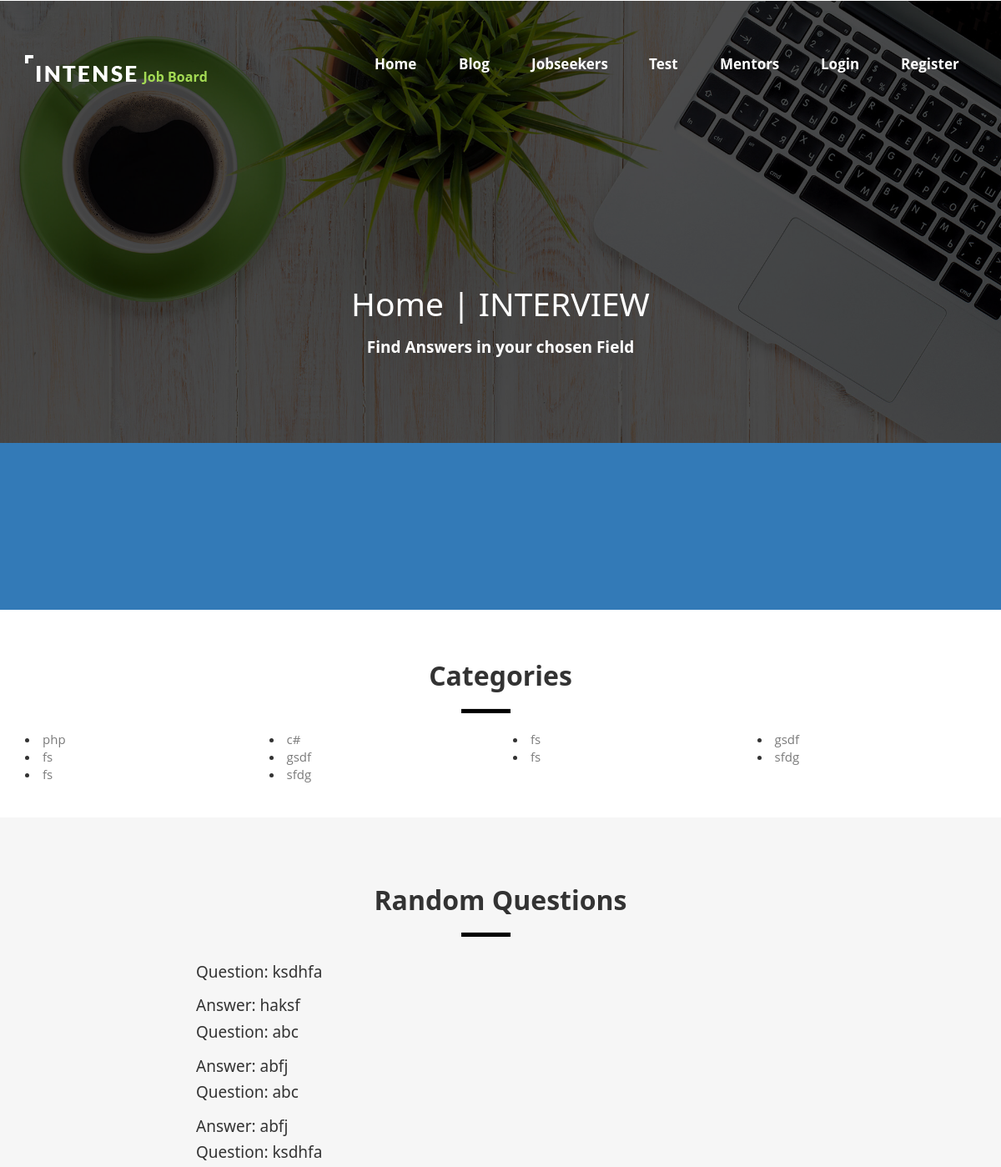
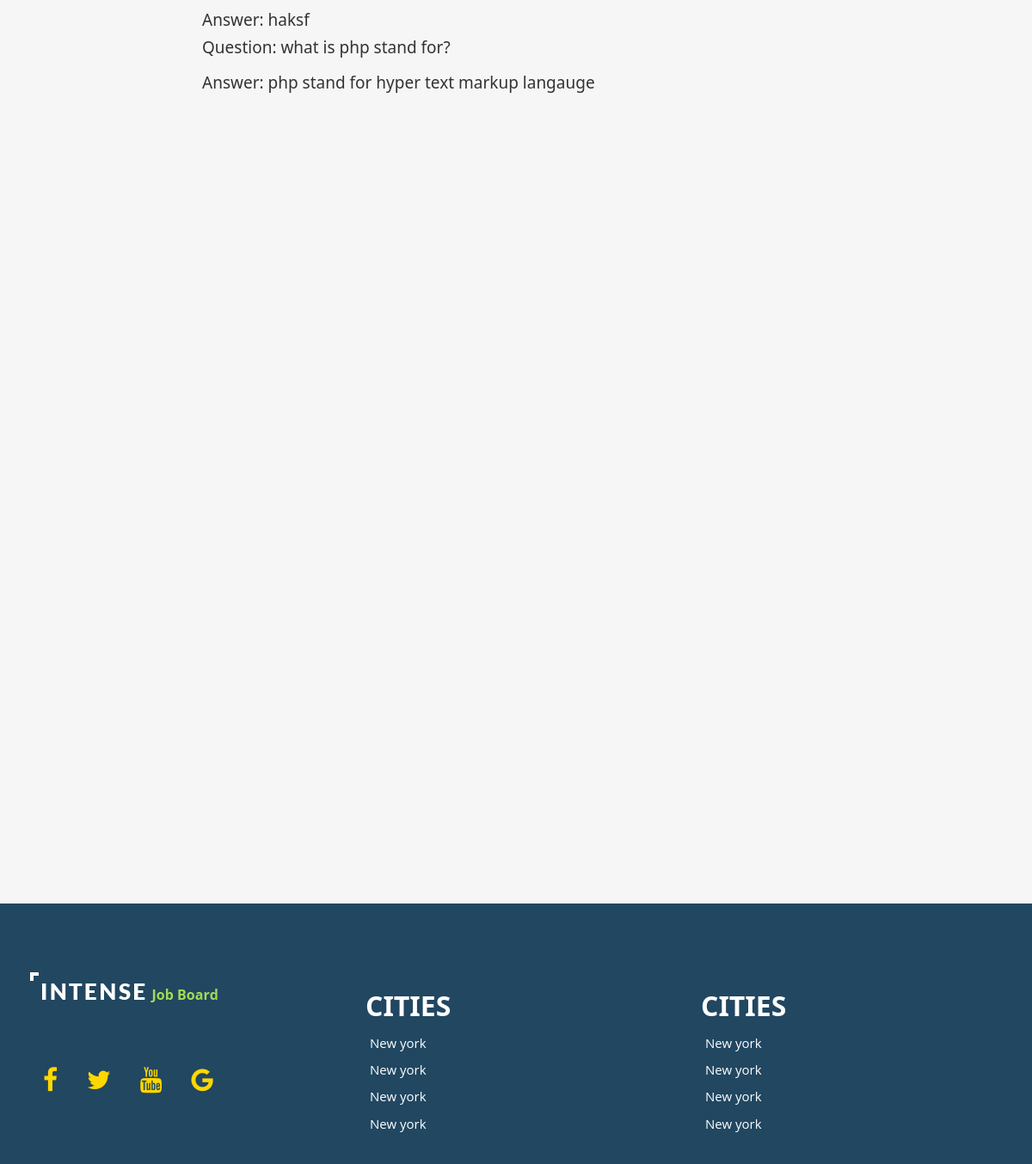
The app's page /index.php/front/interview with its own data (2 pictures, top to bottom).
### tables this page shows
CREATE TABLE `interview_category` (
  `category_id` int(11) NOT NULL,
  `category_name` varchar(255) NOT NULL
);

CREATE TABLE `interview_questions` (
  `question_id` int(11) NOT NULL,
  `question_text` varchar(255) NOT NULL,
  `question_answer` varchar(255) NOT NULL,
  `categories_id` int(11) NOT NULL
);

### application/models/admin_model.php (called while the page is built, shortened)
<?php
class admin_model extends CI_model{
    function select_interview_cat(){
        $result = $this->db->get("interview_category");
        return $result->result();
    }
}
?>

### application/controllers/Front.php (called while the page is built, shortened)
<?php
class Front extends CI_controller{
  public function interview(){
      $this->load->view("public/interview",array("categories"=>$this->admin_model->select_interview_cat(),"questions"=>$this->front_model->interview_random_questions()));}
}
?>

### index.php (called while the page is built, shortened)
<?php
require_once BASEPATH.'core/CodeIgniter.php';

### application/models/front_model.php (called while the page is built, shortened)
<?php
class front_model extends CI_model{
function interview_random_questions(){
    $this->db->order_by('rand()');
    $this->db->limit(10);
    $query = $this->db->get('interview_questions');
    return $query->result();
}
}
?>

### application/views/public/interview.php (the view, shortened to what this page needs)
<!DOCTYPE html>
<html lang="en">
    <head>
        <link rel="stylesheet" type="text/css" href="<?php echo base_url();?>assets/css/bootstrap.min.css">
	<link rel="stylesheet" type="text/css" href="<?php echo base_url();?>/assets/css/style.css">
	 <link href="<?php echo base_url();?>/assets/css/custom.css" rel="stylesheet" />
        <link rel="stylesheet" href="<?php echo base_url();?>/assets/css/hover-min.css">
        <link rel="stylesheet" href="css/font-awesome.min.css">
    </head>
    <body>
        <header>
            <div class="blog-bg">
                <div class="blog-overlay">
                   <nav class="navbar navbar-default navbar-fixed-top"  id="nav">
                        <div class="container">
                            <div class="navbar-header">
                                <a class="navbar-brand" href="#"><img src="images/logo.png" alt=""></a>
                            </div>
                            <div class="collapse navbar-collapse" id="bs-example-navbar-collapse-1">
                                <ul class="nav navbar-nav navbar-right">
                                    <li><a href="<?php echo site_url("front"); ?>"  class="hvr-underline-from-center">Home</a></li>
                                    <li><a href="<?php echo site_url("blog/public_blog"); ?>" class="hvr-underline-from-center">Blog</a></li>
                                    <li><a href="<?php echo site_url("front/jobseekers"); ?>" class="hvr-underline-from-center">Jobseekers</a></li>
                                    <li><a href="<?php echo site_url("Front/test_view");?>" class="hvr-underline-from-center">Test</a></li>
                                    <li><a href="<?php echo site_url("front/mentor"); ?>" class="hvr-underline-from-center">Mentors</a></li>
                                   <li><a href="<?php echo base_url().'/Registration/login';?>" class="hvr-underline-from-center">Login</a></li>  <li><a href="<?php echo base_url().'/Registration';?>" class="hvr-underline-from-center">Register</a></li>
                                </ul>
                            </div>
                        </div>
                    </nav>
                    <div class="container " id="header-text">
                    <h1 class="white text-center">Home | INTERVIEW</h1>
                       <h4 class="white text-center mgr-top-20"><strong>Find Answers in your chosen Field</strong></h4>
                    </div>
                </div>
            </div>
        </header>
        <section>
            <div class="container-fluid section" id="">
            </div>
    </section>
        <section>
            <div class="container mgr-top-40">
                <div class="row" id="category-padding">
                    <h2 class="text-center"><strong>Categories</strong></h2>
                    <hr>
                    <?php foreach($categories as $category):?>
                    <div class="col-md-3">
                           <li><a href="<?php echo site_url("Front/interview_question_pagination/").$category->category_id;?>" class="lightcolor"><?php echo $category->category_name; ?></a></li>
                    </div>
                      <?php endforeach; ?>
                </div>
            </div>
            </section>
    <section class="blog" id="blog">
        <div class="container mgr-top-40 ">
            <div class="row mgr-top-60" id="mentor-fa">
                <h2 class="text-center "><strong>Random Questions</strong></h2>
                <hr>
            </div>
            <div class="col-md-10 col-md-offset-2">
               <?php foreach($questions as $question):?>
                <h4 >Question:  <?php echo $question->question_text;?></h4>
                <h4 class="mgr-top-20">Answer: <?php echo $question->question_answer;?></h4>
                <?php endforeach; ?>
            </div>
        </div>
    </section>
  <footer class="footer">
      <div class="container">
          <div class="row mgr-top-60">
              <div class="col-md-4">
                  <img src="images/logo.png" alt="">
                  <div class="row">
                  <div class="col-md-12 mgr-top-60">
                  <ul>
                      <li><a href=""><i class="fa fa-facebook fa-2x"></i></a></li>
                      <li><a href=""><i class="fa fa-twitter fa-2x"></i></a></li>
                      <li><a href=""><i class="fa fa-youtube fa-2x"></i></a></li>
                      <li><a href=""><i class="fa fa-google fa-2x"></i></a></li>
                  </ul>
                  </div>
              </div>
              </div>
              <div class="col-md-4" id="cities">
                  <h2 class="white"><strong>CITIES</strong></h2>
                  <ul>
                      <li><a href="" class="white">New york</a></li>
                      <li><a href="" class="white">New york</a></li>
                      <li><a href="" class="white">New york</a></li>
                      <li><a href="" class="white">New york</a></li>
                  </ul>
              </div>
              <div class="col-md-4" id="cities">
                   <h2 class="white"><strong>CITIES</strong></h2>
                  <ul>
                      <li><a href="" class="white">New york</a></li>
                      <li><a href="" class="white">New york</a></li>
                      <li><a href="" class="white">New york</a></li>
                      <li><a href="" class="white">New york</a></li>
                  </ul>
              </div>
          </div>
      </div>
  </footer>
    </body>
</html>

### assets/css/style.css (style rules this page uses)
* { margin:0px; padding: 0px; }
body { margin-top: -15px !important; }
.blog-bg { background-image: url(../images/1.jpg); min-height: 530px; background-size: cover; }
.blog-overlay { background:rgba(0,0,0,0.7); min-height: 530px; }
.navbar-default { background: transparent !important; border: none; color: white; position: relative; top: 50px; }
.navbar-default .navbar-nav>li>a { color: white; font-weight: bold; font-size: 17px; }
.white { color: white; }
.nav li { padding-right: 20px; }
#header-text { position: relative; top:250px; }
.mgr-top-20 { margin-top: 20px; }
.section { background: #337ab7; height: 200px; }
.fa { color:gold; }
hr { width: 5%; height: 5px; background: black; position: relative; left: 46%; }
.mgr-top-40 { margin-top: 40px; }
a { text-decoration: none; }
.mgr-top-60 { margin-top: 60px; }
.blog { background: #f6f6f6; min-height: 1470px; }
.footer { background:#337ab7; min-height: 300px; }
.footer ul li { list-style: none; display: inline; }
.footer .fa { padding: 15px !important; margin-left: 0px !important; }
#cities ul li { list-style:none; display: block; padding: 5px; }
.lightcolor { color: #7a7a7a; }

### assets/css/custom.css (style rules this page uses)
body { font-family: 'Open Sans', sans-serif; margin-top: -20px !important; }
.footer { background-color:#214761; width:100%; color:#fff; padding:20px 50px 20px 50px; padding-left:20px; }

### records on screen
interview_category: category_name "php"
interview_category: category_name "c#"
interview_category: category_name "fs"
interview_category: category_name "gsdf"
interview_category: category_name "fs"
interview_category: category_name "gsdf"
interview_category: category_name "fs"
interview_category: category_name "sfdg"
interview_category: category_name "fs"
interview_category: category_name "sfdg"
interview_questions: question_text "ksdhfa", question_answer "haksf"
interview_questions: question_text "abc", question_answer "abfj"
interview_questions: question_text "abc", question_answer "abfj"
interview_questions: question_text "ksdhfa", question_answer "haksf"
interview_questions: question_text "what is php stand for?", question_answer "php stand for hyper text markup langauge"
